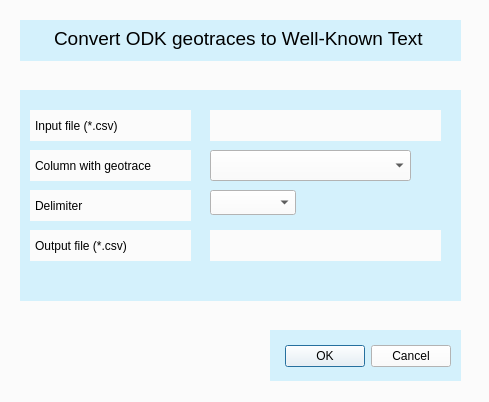
<?xml version="1.0" encoding="UTF-8"?>
<ui version="4.0">
 <class>ODKTrace2WKTDialogBase</class>
 <widget class="QDialog" name="ODKTrace2WKTDialogBase">
  <property name="geometry">
   <rect>
    <x>0</x>
    <y>0</y>
    <width>489</width>
    <height>402</height>
   </rect>
  </property>
  <property name="windowTitle">
   <string>ODKTrace2WKT</string>
  </property>
  <property name="styleSheet">
   <string notr="true">background-color: rgb(251, 251, 251);</string>
  </property>
  <widget class="QDialogButtonBox" name="button_box">
   <property name="geometry">
    <rect>
     <x>280</x>
     <y>340</y>
     <width>171</width>
     <height>32</height>
    </rect>
   </property>
   <property name="styleSheet">
    <string notr="true">font: 25 11pt &quot;Ubuntu&quot;;</string>
   </property>
   <property name="orientation">
    <enum>Qt::Horizontal</enum>
   </property>
   <property name="standardButtons">
    <set>QDialogButtonBox::Cancel|QDialogButtonBox::Ok</set>
   </property>
  </widget>
  <widget class="QgsFileWidget" name="inputQgsFileWidget">
   <property name="geometry">
    <rect>
     <x>210</x>
     <y>110</y>
     <width>231</width>
     <height>31</height>
    </rect>
   </property>
   <property name="styleSheet">
    <string notr="true">font: 25 11pt &quot;Ubuntu&quot;;</string>
   </property>
  </widget>
  <widget class="QLabel" name="input_file_label">
   <property name="geometry">
    <rect>
     <x>30</x>
     <y>110</y>
     <width>161</width>
     <height>31</height>
    </rect>
   </property>
   <property name="styleSheet">
    <string notr="true">font: 25 11pt &quot;Ubuntu&quot;;
padding-left: 2px;</string>
   </property>
   <property name="text">
    <string>Input file (*.csv)</string>
   </property>
  </widget>
  <widget class="QLabel" name="column_label">
   <property name="geometry">
    <rect>
     <x>30</x>
     <y>150</y>
     <width>161</width>
     <height>31</height>
    </rect>
   </property>
   <property name="styleSheet">
    <string notr="true">font: 25 11pt &quot;Ubuntu&quot;;
padding-left: 2px;</string>
   </property>
   <property name="text">
    <string>Column with geotrace</string>
   </property>
  </widget>
  <widget class="QLabel" name="delimiter_label">
   <property name="geometry">
    <rect>
     <x>30</x>
     <y>190</y>
     <width>161</width>
     <height>31</height>
    </rect>
   </property>
   <property name="styleSheet">
    <string notr="true">font: 25 11pt &quot;Ubuntu&quot;;
padding-left: 2px;</string>
   </property>
   <property name="text">
    <string>Delimiter</string>
   </property>
  </widget>
  <widget class="QComboBox" name="delimiter_combo_box">
   <property name="geometry">
    <rect>
     <x>210</x>
     <y>190</y>
     <width>86</width>
     <height>25</height>
    </rect>
   </property>
   <property name="styleSheet">
    <string notr="true">selection-color: black;
selection-background-color:  rgba(52, 200, 255, 100);
font: 25 11pt &quot;Ubuntu&quot;;</string>
   </property>
  </widget>
  <widget class="QgsFileWidget" name="outputQgsFileWidget">
   <property name="geometry">
    <rect>
     <x>210</x>
     <y>230</y>
     <width>231</width>
     <height>31</height>
    </rect>
   </property>
   <property name="styleSheet">
    <string notr="true">font: 25 11pt &quot;Ubuntu&quot;;</string>
   </property>
  </widget>
  <widget class="QLabel" name="output_file_label">
   <property name="geometry">
    <rect>
     <x>30</x>
     <y>230</y>
     <width>161</width>
     <height>31</height>
    </rect>
   </property>
   <property name="styleSheet">
    <string notr="true">font: 25 11pt &quot;Ubuntu&quot;;
padding-left: 2px;</string>
   </property>
   <property name="text">
    <string>Output file (*.csv)</string>
   </property>
  </widget>
  <widget class="QTextBrowser" name="textBrowser">
   <property name="geometry">
    <rect>
     <x>20</x>
     <y>20</y>
     <width>441</width>
     <height>41</height>
    </rect>
   </property>
   <property name="styleSheet">
    <string notr="true">background-color: rgba(52, 200, 255, 50);
font: 25 12pt &quot;Ubuntu&quot;; border:none;text-shadow: 1px 1px #FFFFFF;
padding: 3% 0 0 30%;
width: 100%;</string>
   </property>
   <property name="lineWidth">
    <number>0</number>
   </property>
   <property name="html">
    <string>&lt;!DOCTYPE HTML PUBLIC &quot;-//W3C//DTD HTML 4.0//EN&quot; &quot;http://www.w3.org/TR/REC-html40/strict.dtd&quot;&gt;
&lt;html&gt;&lt;head&gt;&lt;meta name=&quot;qrichtext&quot; content=&quot;1&quot; /&gt;&lt;style type=&quot;text/css&quot;&gt;
p, li { white-space: pre-wrap; }
&lt;/style&gt;&lt;/head&gt;&lt;body style=&quot; font-family:'Ubuntu'; font-size:12pt; font-weight:24; font-style:normal;&quot;&gt;
&lt;p style=&quot; margin-top:0px; margin-bottom:0px; margin-left:0px; margin-right:0px; -qt-block-indent:0; text-indent:0px;&quot;&gt;&lt;span style=&quot; font-size:14pt;&quot;&gt;Convert ODK geotraces to Well-Known Text&lt;/span&gt;&lt;/p&gt;&lt;/body&gt;&lt;/html&gt;</string>
   </property>
  </widget>
  <widget class="QTextBrowser" name="textBrowser_2">
   <property name="geometry">
    <rect>
     <x>20</x>
     <y>90</y>
     <width>441</width>
     <height>211</height>
    </rect>
   </property>
   <property name="styleSheet">
    <string notr="true">background-color: rgba(52, 200, 255, 50);
font: 25 12pt &quot;Ubuntu&quot;; border:none;text-shadow: 1px 1px #FFFFFF;
padding: 3px 3px 0px 8px;</string>
   </property>
   <property name="lineWidth">
    <number>0</number>
   </property>
   <property name="html">
    <string>&lt;!DOCTYPE HTML PUBLIC &quot;-//W3C//DTD HTML 4.0//EN&quot; &quot;http://www.w3.org/TR/REC-html40/strict.dtd&quot;&gt;
&lt;html&gt;&lt;head&gt;&lt;meta name=&quot;qrichtext&quot; content=&quot;1&quot; /&gt;&lt;style type=&quot;text/css&quot;&gt;
p, li { white-space: pre-wrap; }
&lt;/style&gt;&lt;/head&gt;&lt;body style=&quot; font-family:'Ubuntu'; font-size:12pt; font-weight:24; font-style:normal;&quot;&gt;
&lt;p style=&quot;-qt-paragraph-type:empty; margin-top:0px; margin-bottom:0px; margin-left:0px; margin-right:0px; -qt-block-indent:0; text-indent:0px;&quot;&gt;&lt;br /&gt;&lt;/p&gt;&lt;/body&gt;&lt;/html&gt;</string>
   </property>
  </widget>
  <widget class="QTextBrowser" name="textBrowser_3">
   <property name="geometry">
    <rect>
     <x>270</x>
     <y>330</y>
     <width>191</width>
     <height>51</height>
    </rect>
   </property>
   <property name="styleSheet">
    <string notr="true">background-color: rgba(52, 200, 255, 50);
font: 25 12pt &quot;Ubuntu&quot;; border:none;text-shadow: 1px 1px #FFFFFF;
padding: 3px 3px 0px 8px;</string>
   </property>
   <property name="lineWidth">
    <number>0</number>
   </property>
   <property name="html">
    <string>&lt;!DOCTYPE HTML PUBLIC &quot;-//W3C//DTD HTML 4.0//EN&quot; &quot;http://www.w3.org/TR/REC-html40/strict.dtd&quot;&gt;
&lt;html&gt;&lt;head&gt;&lt;meta name=&quot;qrichtext&quot; content=&quot;1&quot; /&gt;&lt;style type=&quot;text/css&quot;&gt;
p, li { white-space: pre-wrap; }
&lt;/style&gt;&lt;/head&gt;&lt;body style=&quot; font-family:'Ubuntu'; font-size:12pt; font-weight:24; font-style:normal;&quot;&gt;
&lt;p style=&quot;-qt-paragraph-type:empty; margin-top:0px; margin-bottom:0px; margin-left:0px; margin-right:0px; -qt-block-indent:0; text-indent:0px;&quot;&gt;&lt;br /&gt;&lt;/p&gt;&lt;/body&gt;&lt;/html&gt;</string>
   </property>
  </widget>
  <widget class="QComboBox" name="column_combo_box">
   <property name="geometry">
    <rect>
     <x>210</x>
     <y>150</y>
     <width>201</width>
     <height>31</height>
    </rect>
   </property>
   <property name="styleSheet">
    <string notr="true">selection-color: black;
selection-background-color:  rgba(52, 200, 255, 100);
font: 25 11pt &quot;Ubuntu&quot;;</string>
   </property>
  </widget>
  <zorder>textBrowser_3</zorder>
  <zorder>textBrowser_2</zorder>
  <zorder>button_box</zorder>
  <zorder>inputQgsFileWidget</zorder>
  <zorder>input_file_label</zorder>
  <zorder>column_label</zorder>
  <zorder>delimiter_label</zorder>
  <zorder>delimiter_combo_box</zorder>
  <zorder>outputQgsFileWidget</zorder>
  <zorder>output_file_label</zorder>
  <zorder>textBrowser</zorder>
  <zorder>column_combo_box</zorder>
 </widget>
 <customwidgets>
  <customwidget>
   <class>QgsFileWidget</class>
   <extends>QWidget</extends>
   <header>qgsfilewidget.h</header>
  </customwidget>
 </customwidgets>
 <resources/>
 <connections>
  <connection>
   <sender>button_box</sender>
   <signal>accepted()</signal>
   <receiver>ODKTrace2WKTDialogBase</receiver>
   <slot>accept()</slot>
   <hints>
    <hint type="sourcelabel">
     <x>20</x>
     <y>20</y>
    </hint>
    <hint type="destinationlabel">
     <x>20</x>
     <y>20</y>
    </hint>
   </hints>
  </connection>
  <connection>
   <sender>button_box</sender>
   <signal>rejected()</signal>
   <receiver>ODKTrace2WKTDialogBase</receiver>
   <slot>reject()</slot>
   <hints>
    <hint type="sourcelabel">
     <x>20</x>
     <y>20</y>
    </hint>
    <hint type="destinationlabel">
     <x>20</x>
     <y>20</y>
    </hint>
   </hints>
  </connection>
 </connections>
</ui>
